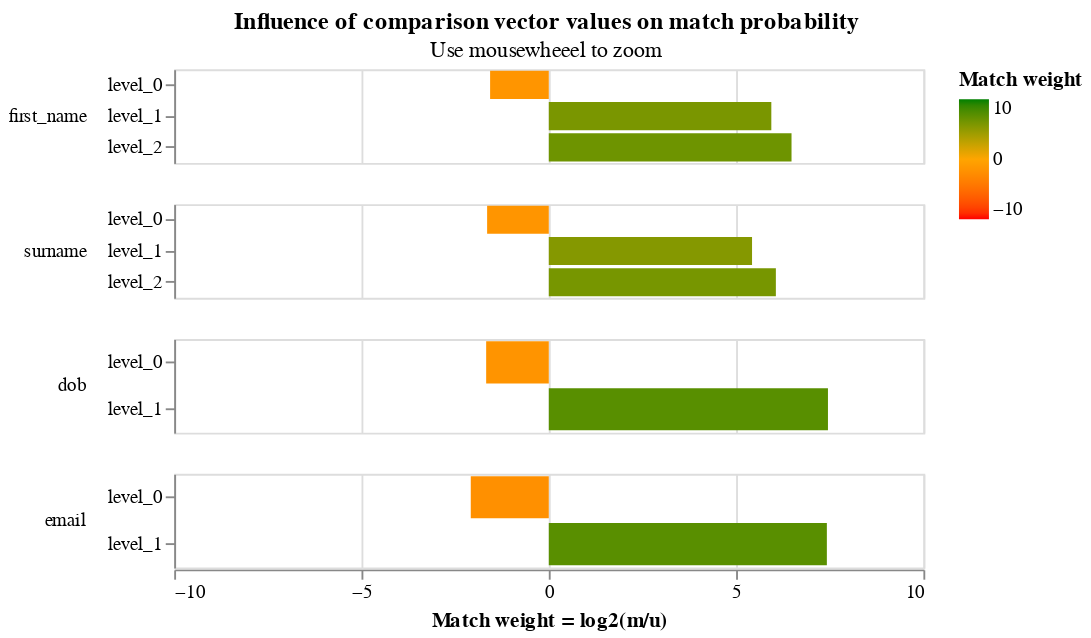

The notebook cell saved with this chart:
### Markdown cell above
An alternative representation of the parameters displays them in terms of the effect different values in the comparison vectors have on the match probability:

### Code cell
model.bayes_factor_chart()

### Figure 1 — Vega-Lite specification as saved in the notebook (floating-point values rounded to 4 significant figures)
{"$schema": "https://vega.github.io/schema/vega-lite/v4.json", "config": {"header": {"title": null}, "mark": {"tooltip": null}, "title": {"anchor": "middle"}, "view": {"continuousHeight": 300, "continuousWidth": 400, "height": 300, "width": 400}}, "data": {"name": "data-51d04c6bc8ec710437f2bf42a9e0f2db"}, "datasets": {"data-51d04c6bc8ec710437f2bf42a9e0f2db": [{"bayes_factor": 89.26, "column_name": "first_name", "comparison_vector_value": "2", "gamma_column_name": "gamma_first_name", "gamma_index": 2, "is_null": false, "label": "level_2", "level_name": "level_2", "level_proportion": 0.02089, "log2_bayes_factor": 6.48, "m_probability": 0.4767, "num_levels": 3, "sql_expr": "WHEN JARO_WINKLER_SIM(first_name_l, first_name_r) >= 1.0 THEN 2", "u_probability": 0.005341}, {"bayes_factor": 61.42, "column_name": "first_name", "comparison_vector_value": "1", "gamma_column_name": "gamma_first_name", "gamma_index": 1, "is_null": false, "label": "level_1", "level_name": "level_1", "level_proportion": 0.009188, "log2_bayes_factor": 5.941, "m_probability": 0.1885, "num_levels": 3, "sql_expr": "WHEN JARO_WINKLER_SIM(first_name_l, first_name_r) >= 0.88 THEN 1", "u_probability": 0.00307}, {"bayes_factor": 0.3376, "column_name": "first_name", "comparison_vector_value": "0", "gamma_column_name": "gamma_first_name", "gamma_index": 0, "is_null": false, "label": "level_0", "level_name": "level_0", "level_proportion": 0.9699, "log2_bayes_factor": -1.567, "m_probability": 0.3348, "num_levels": 3, "sql_expr": "ELSE 0", "u_probability": 0.9916}, {"bayes_factor": 66.81, "column_name": "surname", "comparison_vector_value": "2", "gamma_column_name": "gamma_surname", "gamma_index": 2, "is_null": false, "label": "level_2", "level_name": "level_2", "level_proportion": 0.02609, "log2_bayes_factor": 6.062, "m_probability": 0.5497, "num_levels": 3, "sql_expr": "WHEN JARO_WINKLER_SIM(surname_l, surname_r) >= 1.0 THEN 2", "u_probability": 0.008228}, {"bayes_factor": 42.99, "column_name": "surname", "comparison_vector_value": "1", "gamma_column_name": "gamma_surname", "gamma_index": 1, "is_null": false, "label": "level_1", "level_name": "level_1", "level_proportion": 0.00746, "log2_bayes_factor": 5.426, "m_probability": 0.1345, "num_levels": 3, "sql_expr": "WHEN JARO_WINKLER_SIM(surname_l, surname_r) >= 0.88 THEN 1", "u_probability": 0.003128}, {"bayes_factor": 0.3195, "column_name": "surname", "comparison_vector_value": "0", "gamma_column_name": "gamma_surname", "gamma_index": 0, "is_null": false, "label": "level_0", "level_name": "level_0", "level_proportion": 0.9664, "log2_bayes_factor": -1.646, "m_probability": 0.3159, "num_levels": 3, "sql_expr": "ELSE 0", "u_probability": 0.9886}, {"bayes_factor": 175.2, "column_name": "dob", "comparison_vector_value": "1", "gamma_column_name": "gamma_dob", "gamma_index": 1, "is_null": false, "label": "level_1", "level_name": "level_1", "level_proportion": 0.02647, "log2_bayes_factor": 7.452, "m_probability": 0.6874, "num_levels": 2, "sql_expr": "WHEN dob_l = dob_r THEN 1", "u_probability": 0.003924}, {"bayes_factor": 0.3138, "column_name": "dob", "comparison_vector_value": "0", "gamma_column_name": "gamma_dob", "gamma_index": 0, "is_null": false, "label": "level_0", "level_name": "level_0", "level_proportion": 0.9735, "log2_bayes_factor": -1.672, "m_probability": 0.3126, "num_levels": 2, "sql_expr": "ELSE 0", "u_probability": 0.9961}, {"bayes_factor": 171.6, "column_name": "email", "comparison_vector_value": "1", "gamma_column_name": "gamma_email", "gamma_index": 1, "is_null": false, "label": "level_1", "level_name": "level_1", "level_proportion": 0.02955, "log2_bayes_factor": 7.423, "m_probability": 0.765, "num_levels": 2, "sql_expr": "WHEN email_l = email_r THEN 1", "u_probability": 0.004457}, {"bayes_factor": 0.2361, "column_name": "email", "comparison_vector_value": "0", "gamma_column_name": "gamma_email", "gamma_index": 0, "is_null": false, "label": "level_0", "level_name": "level_0", "level_proportion": 0.9705, "log2_bayes_factor": -2.083, "m_probability": 0.235, "num_levels": 2, "sql_expr": "ELSE 0", "u_probability": 0.9955}]}, "encoding": {"color": {"field": "log2_bayes_factor", "scale": {"domain": [-10, 0, 10], "range": ["red", "orange", "green"]}, "title": "Match weight", "type": "quantitative"}, "row": {"field": "column_name", "header": {"labelAlign": "left", "labelAnchor": "middle", "labelAngle": 0}, "sort": {"field": "gamma_index"}, "type": "nominal"}, "tooltip": [{"field": "column_name", "type": "nominal"}, {"field": "label", "title": "level label", "type": "ordinal"}, {"field": "sql_expr", "type": "nominal"}, {"field": "m_probability", "format": ".4f", "type": "quantitative"}, {"field": "u_probability", "format": ".4f", "type": "quantitative"}, {"field": "bayes_factor", "format": ".4f", "title": "Bayes factor = m/u", "type": "quantitative"}, {"field": "log2_bayes_factor", "format": ".4f", "title": "Match weight = log2(m/u)", "type": "quantitative"}, {"field": "level_proportion", "format": ".2%", "title": "Percentage of non-null comparisons in this level", "type": "nominal"}], "x": {"axis": {"title": "Match weight = log2(m/u)", "values": [-10, -5, 0, 5, 10]}, "field": "log2_bayes_factor", "scale": {"domain": [-10, 10]}, "type": "quantitative"}, "y": {"axis": {"title": null}, "field": "label", "sort": {"field": "gamma_index"}, "type": "nominal"}}, "height": 50, "mark": {"clip": true, "type": "bar"}, "resolve": {"scale": {"y": "independent"}}, "selection": {"selector076": {"bind": "scales", "encodings": ["x"], "type": "interval"}}, "title": {"subtitle": "Use mousewheeel to zoom", "text": "Influence of comparison vector values on match probability"}}
